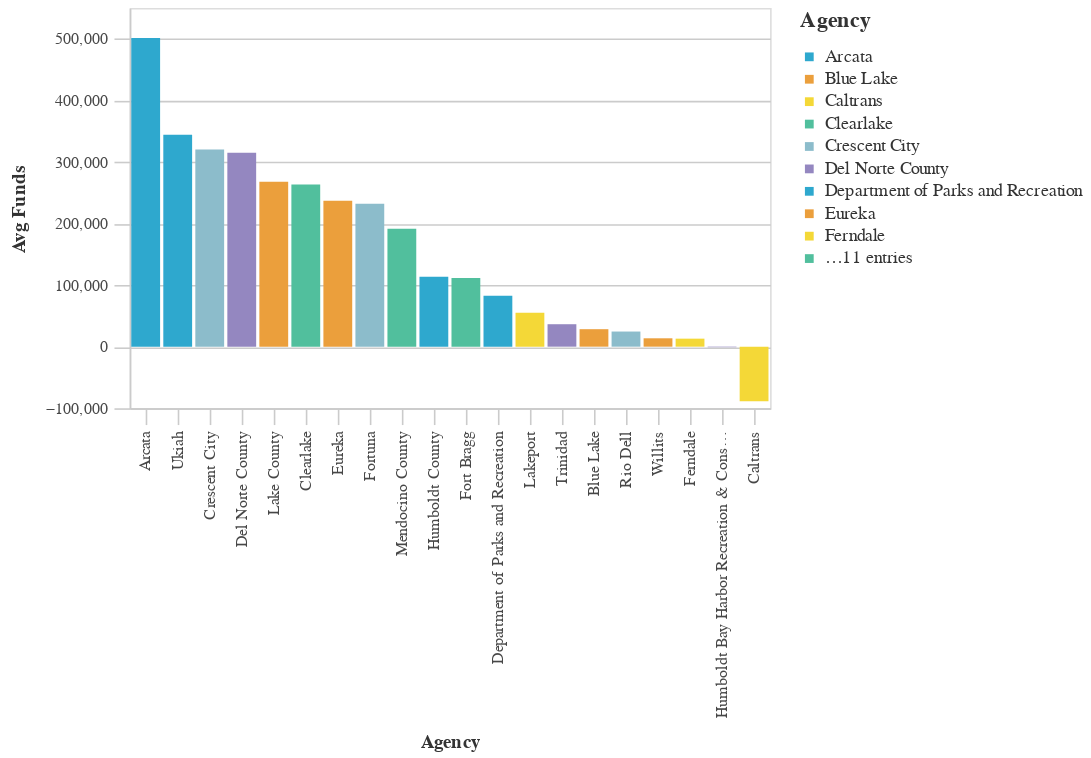

The code cell stored with this chart in its notebook:
### Code cell
#Bar chart Bottom Average Total Requested Funds by Agency
avg_funds_bottom = (df>>group_by(_.primary_agency_name)>>summarize(avg_funds=_.adjusted_total_requested.mean())>>arrange(-_.avg_funds)).tail(50)

chart5=( _dla_utils_reports.basic_bar_chart_no_save((avg_funds_bottom.tail(40)), 'primary_agency_name','avg_funds', 'primary_agency_name', district))
    
display(HTML("<h4><strong>Lowest Average Total Funds by Agency ($2021)</strong></h4>"))
display(chart5)

### Figure 1 — Vega-Lite specification as saved in the notebook (floating-point values rounded to 4 significant figures)
{"config": {"view": {"continuousWidth": 400, "continuousHeight": 300}, "axis": {"domainColor": "#cbcbcb", "grid": true, "gridColor": "#cbcbcb", "gridWidth": 1, "labelColor": "#474747", "labelFont": "Nunito Sans", "labelFontSize": 10, "labelPadding": 4, "tickColor": "#cbcbcb", "tickSize": 10, "titleColor": "#333", "titleFont": "Raleway", "titleFontSize": 12, "titlePadding": 10}, "axisBand": {"grid": false}, "background": "white", "font": "Raleway", "header": {"labelFont": "Nunito Sans", "titleFont": "Raleway"}, "legend": {"labelColor": "#333", "labelFont": "Nunito Sans", "labelFontSize": 11, "labelLimit": 0, "padding": 1, "symbolSize": 30, "symbolType": "square", "titleColor": "#333", "titleFont": "Raleway", "titleFontSize": 14, "titlePadding": 10}, "title": {"anchor": "middle", "font": "Raleway", "fontSize": 18, "fontWeight": 300, "offset": 20}}, "data": {"name": "data-a8952188420105a6108fc4e08011fbfa"}, "mark": "bar", "encoding": {"color": {"field": "primary_agency_name", "legend": {"symbolLimit": 10, "title": "Agency"}, "scale": {"range": ["#2EA8CE", "#EB9F3C", "#F4D837", "#51BF9D", "#8CBCCB", "#9487C0"]}, "type": "nominal"}, "tooltip": [{"field": "primary_agency_name", "type": "nominal"}, {"field": "avg_funds", "type": "quantitative"}], "x": {"field": "primary_agency_name", "sort": "-y", "title": "Agency", "type": "nominal"}, "y": {"field": "avg_funds", "title": "Avg Funds", "type": "quantitative"}}, "height": 250, "width": 400, "$schema": "https://vega.github.io/schema/vega-lite/v4.17.0.json", "datasets": {"data-a8952188420105a6108fc4e08011fbfa": [{"primary_agency_name": "Arcata", "avg_funds": 501400.0}, {"primary_agency_name": "Ukiah", "avg_funds": 344000.0}, {"primary_agency_name": "Crescent City", "avg_funds": 320300.0}, {"primary_agency_name": "Del Norte County", "avg_funds": 314800.0}, {"primary_agency_name": "Lake County", "avg_funds": 268000.0}, {"primary_agency_name": "Clearlake", "avg_funds": 263500.0}, {"primary_agency_name": "Eureka", "avg_funds": 236800.0}, {"primary_agency_name": "Fortuna", "avg_funds": 231900.0}, {"primary_agency_name": "Mendocino County", "avg_funds": 191400.0}, {"primary_agency_name": "Humboldt County", "avg_funds": 113600.0}, {"primary_agency_name": "Fort Bragg", "avg_funds": 111400.0}, {"primary_agency_name": "Department of Parks and Recreation", "avg_funds": 82890.0}, {"primary_agency_name": "Lakeport", "avg_funds": 54940.0}, {"primary_agency_name": "Trinidad", "avg_funds": 36470.0}, {"primary_agency_name": "Blue Lake", "avg_funds": 28390.0}, {"primary_agency_name": "Rio Dell", "avg_funds": 24580.0}, {"primary_agency_name": "Willits", "avg_funds": 13610.0}, {"primary_agency_name": "Ferndale", "avg_funds": 13030.0}, {"primary_agency_name": "Humboldt Bay Harbor Recreation & Conservation District", "avg_funds": -880.2}, {"primary_agency_name": "Caltrans", "avg_funds": -88590.0}]}}
